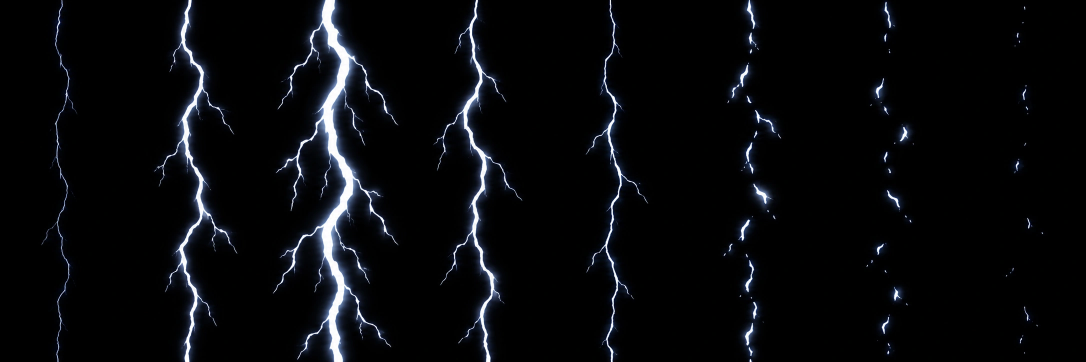
#> input picture creative/_fx/bolt-sheet/raw.webp, 2172 x 724 px (shown at 1/2 size)
$ python fx-grid-ingest.py ../creative/_fx/bolt-sheet/raw.webp out.png --cols 5
#> lines starting #> are read from the running program, lines starting #| are printed output that depends on the picture; after the words box and inside, x2 and y2 are one past the last pixel; in counts of white or black regions, pixels touching at a corner belong together
# -*- coding: utf-8 -*-
r"""불투명 배경 위에 그린 **효과·소품 시트**(까마귀·검은 불 등) 한 장 -> 가로 한 줄 시트.

    C:\ComfyUI\.venv\Scripts\python.exe scripts/fx-grid-ingest.py <원본.png> <출력.png> \
        --cols 6 --rows 1 --cell 96 [--anchor center|bottom] [--fill 0.9]

뿌요 시트 조립기(build-puyo-sheet)는 **개의 몸통 두께**로 크기를 맞춘다. 개가 아닌 것
(새·불꽃)에 쓰면 두께가 달라 엉뚱하게 커진다. 여기서는 **모든 칸을 같은 배율**로 줄인다 —
칸마다 따로 맞추면 날갯짓·불꽃 흔들림이 크기 변화로 보인다.

배경은 **바깥에 이어진 배경색 덩어리만** 지운다 (그림 속 같은 색은 남는다).
칸은 격자로 자르고, 칸 안의 그림 덩어리 bbox 로 자리를 잡는다:
  center — bbox 가운데를 칸 가운데로 (새처럼 공중에 뜬 것)
  bottom — bbox 아래를 칸 아래로 (불처럼 바닥에서 솟는 것)
  left   — **왼쪽 끝 단면**을 칸 왼쪽에, 그 단면의 세로 가운데를 칸 가운데로
           (뱀 머리처럼 목이 잘려 코드의 몸통에 이어 붙는 것. 입·혀가 움직여 bbox 가
           컷마다 달라도 목 자리는 안 흔들린다)
"""
import argparse
from collections import Counter

import numpy as np
from PIL import Image
from scipy import ndimage as nd


def strip_bg(a, tol=26, holes=False):
    # 이미 **진짜 투명 배경**이면 그대로 쓴다 — 투명 픽셀의 RGB 가 검정이라, 테두리 색을
    # 배경으로 보고 지우면 그림의 검은 윤곽선까지 날아간다
#> called with tol = 26, holes = False
    if (a[..., 3] < 250).mean() > 0.2:
        return a, np.array([0, 0, 0])
    rgb = a[..., :3].astype(np.int16)
    border = np.concatenate([rgb[0], rgb[-1], rgb[:, 0], rgb[:, -1]])
    bgc = np.array(Counter(map(tuple, border)).most_common(1)[0][0])
#> bgc = [0, 0, 0]
    near = np.abs(rgb - bgc).max(axis=2) <= tol
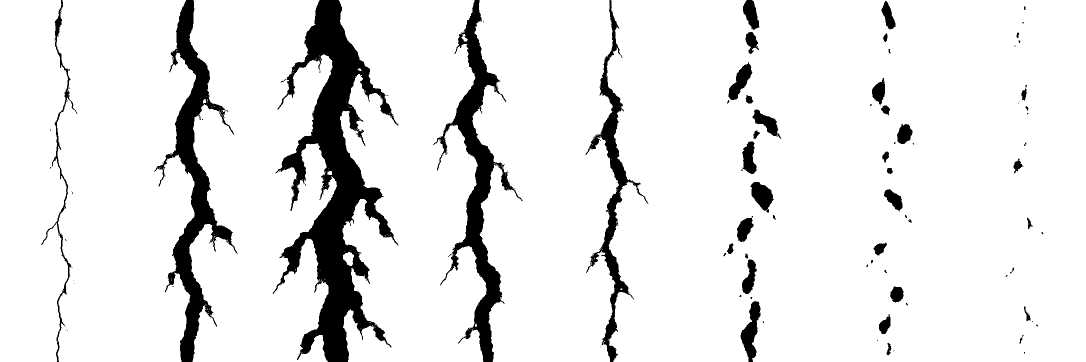
#> near: shape (724, 2172) bool (shown at 1/2 size); 90.6% white; 113 black regions (69 under 20 px), largest, box (x1, y1, x2, y2) and area: (545, 0, 797, 724) 60499, (308, 0, 475, 724) 26641, (866, 0, 1045, 724) 25299
    lab, _ = nd.label(near)
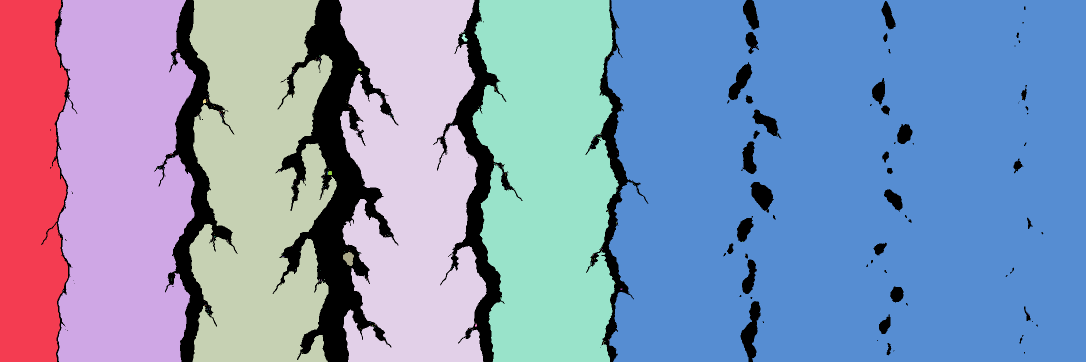
#> lab: shape (724, 2172) int32 (shown at 1/2 size); 371 distinct labels, from 0 to 370; one colour per label, 0 black
    keep = set(lab[0].tolist()) | set(lab[-1].tolist()) | set(lab[:, 0].tolist()) | set(lab[:, -1].tolist())
#> keep = 7 items
    keep.discard(0)
    out = a.copy()
    # holes: 그림 **안에 갇힌** 배경색 조각도 지운다 (불꽃 혀 사이에 낀 회색 점).
    # 그림 자체에 배경과 같은 회색이 없을 때만 켠다 — 개 털처럼 회색이 있으면 구멍이 난다
    drop = near if holes else np.isin(lab, list(keep))
#> drop: shape (724, 2172) bool; 90.5% white; 113 black regions (69 under 20 px), largest, box (x1, y1, x2, y2) and area: (545, 0, 797, 724) 61188, (308, 0, 475, 724) 26784, (866, 0, 1045, 724) 25500
    out[..., 3] = np.where(drop, 0, 255)
    return out, bgc


def main():
    ap = argparse.ArgumentParser()
    ap.add_argument('src'); ap.add_argument('dst')
    ap.add_argument('--cols', type=int, required=True)
    ap.add_argument('--rows', type=int, default=1)
    ap.add_argument('--cell', type=int, default=96)
    ap.add_argument('--cellh', type=int, default=0, help='칸 높이 (기본 = --cell, 정사각). 세로로 긴 문 같은 것')
    ap.add_argument('--anchor', default='center', choices=['center', 'bottom', 'left'])
    ap.add_argument('--fill', type=float, default=0.9, help='가장 큰 칸이 출력 칸을 채우는 비율')
    ap.add_argument('--tol', type=int, default=26)
    ap.add_argument('--holes', action='store_true', help='그림 안에 갇힌 배경색 조각도 지운다')
    ap.add_argument('--ref-cols', default='', help='배율을 이 열들(0부터, 쉼표)로만 잰다. 예: 0. '
                    '터지며 퍼지는 컷이 섞이면 그 컷에 맞춰 멀쩡한 컷까지 작아진다')
    a = ap.parse_args()

    img = np.array(Image.open(a.src).convert('RGBA'))
    img, bgc = strip_bg(img, a.tol, a.holes)
#> bgc = [0, 0, 0]
    H, W = img.shape[:2]
#> H = 724; W = 2172
    cw, ch = W / a.cols, H / a.rows
#> cw = 434.4; ch = 724
    solid = img[..., 3] > 24

    boxes = []
    for r in range(a.rows):
        for c in range(a.cols):
            x0, y0, x1, y1 = int(c * cw), int(r * ch), int((c + 1) * cw), int((r + 1) * ch)
            m = solid[y0:y1, x0:x1]
            # 칸 안에서 **큰 덩어리만** 센다 — 옆 칸에서 넘어온 부스러기에 bbox 가 끌려가지 않게
            lab, n = nd.label(m)
            if n == 0:
                boxes.append(None); continue
            sz = nd.sum(m, lab, range(1, n + 1))
            big = [i + 1 for i, s in enumerate(sz) if s >= max(40, sz.max() * 0.02)]
            mm = np.isin(lab, big)
            ys, xs = np.where(mm)
            boxes.append((x0 + xs.min(), y0 + ys.min(), x0 + xs.max() + 1, y0 + ys.max() + 1, mm, x0, y0))
#> lab: shape (724, 435) int32; 52 distinct labels, from 0 to 51
#> m: shape (724, 435) bool; 2.2% white; 46 white regions (22 under 20 px), largest, box (x1, y1, x2, y2) and area: (57, 248, 88, 288) 886, (31, 378, 68, 423) 885, (7, 156, 33, 211) 867
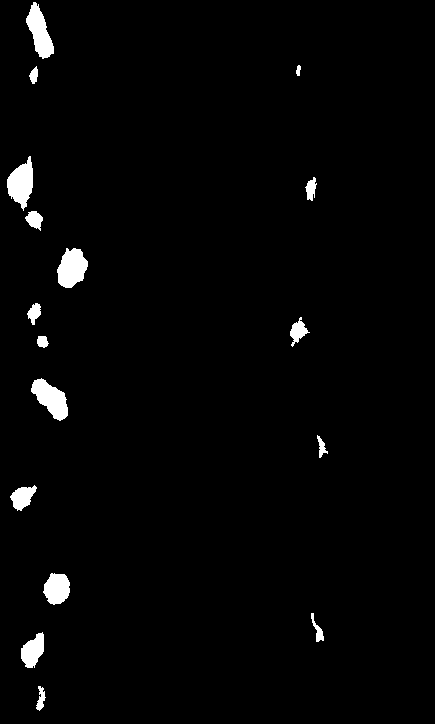
#> mm: shape (724, 435) bool; 2.1% white; 17 white regions, largest, box (x1, y1, x2, y2) and area: (57, 248, 88, 288) 886, (31, 378, 68, 421) 881, (7, 156, 33, 211) 867
#> after the loop, boxes = 5 items

    ch_ = a.cellh or a.cell
    ref = [int(v) for v in a.ref_cols.split(',') if v != '']
    refb = [b for i, b in enumerate(boxes) if b and (not ref or i % a.cols in ref)]
#> refb = 5 items
    # 가로·세로 중 더 빠듯한 쪽에 맞춘다 (칸이 정사각이 아닐 수 있다)
    k = min(a.cell * a.fill / max(b[2] - b[0] for b in refb),
            ch_ * a.fill / max(b[3] - b[1] for b in refb))
#> k = 0.119
    out = Image.new('RGBA', (a.cell * len(boxes), ch_), (0, 0, 0, 0))
#> out: PIL image 480x96 RGBA; every value is 0
    for i, b in enumerate(boxes):
        if not b:
            continue
        bx0, by0, bx1, by1, mm, x0, y0 = b
        piece = img[by0:by1, bx0:bx1].copy()
        keep = mm[by0 - y0:by1 - y0, bx0 - x0:bx1 - x0]
        piece[..., 3] = np.where(keep, piece[..., 3], 0)
        # 기준 열 밖의 컷이 칸보다 크면 **그 컷만** 줄여 넣는다
        kk = min(k, a.cell / max(1, bx1 - bx0), ch_ / max(1, by1 - by0))
        pw, ph = max(1, round((bx1 - bx0) * kk)), max(1, round((by1 - by0) * kk))
        p = Image.fromarray(piece, 'RGBA').resize((pw, ph), Image.LANCZOS)
        px = i * a.cell + (a.cell - pw) // 2
        py = (ch_ - ph) // 2 if a.anchor == 'center' else ch_ - ph - 2
        if a.anchor == 'left':
            # 왼쪽 끝 6% 기둥(목 단면)의 세로 가운데
            cols = max(1, int(keep.shape[1] * 0.06))
            ys = np.where(keep[:, :cols].any(axis=1))[0]
            neck = (ys.min() + ys.max()) / 2 * kk if len(ys) else ph / 2
            px = i * a.cell + 2
            py = int(round(ch_ / 2 - neck))
        out.alpha_composite(p, (px, py))
#> this loop made 5 passes
#> (bx0, by0, bx1, by1, x0, pw, ph) on passes 1 to 5: (82, 0, 434, 724, 0, 42, 86), (545, 0, 797, 724, 434, 30, 86), (868, 0, 1297, 724, 868, 51, 86), (1454, 0, 1563, 724, 1303, 13, 86), (1744, 2, 2065, 711, 1737, 38, 85)
#> pass 1, in main, `keep = mm[by0 - y0:by1 - y0, bx0 - x0:bx1 - x0]`:
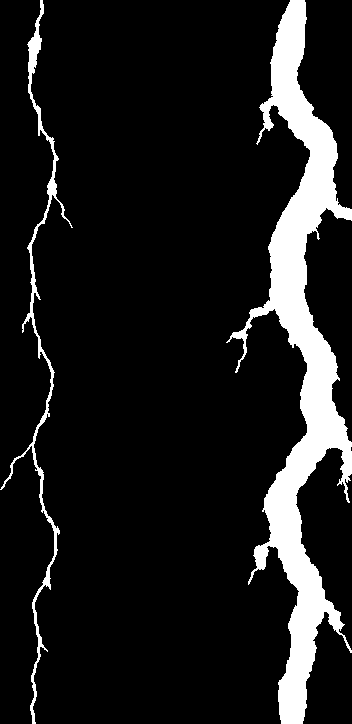
#> keep: shape (724, 352) bool; 11.3% white; 2 white regions, box (x1, y1, x2, y2) and area: (226, 0, 352, 724) 25579, (0, 0, 73, 724) 3109
#> after the loop:
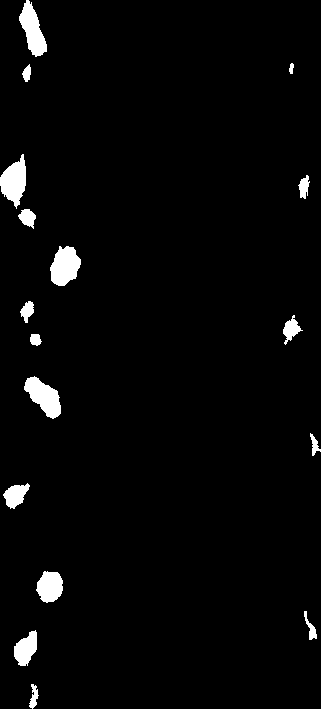
#> keep: shape (709, 321) bool; 2.9% white; 17 white regions, largest, box (x1, y1, x2, y2) and area: (50, 246, 81, 286) 886, (24, 376, 61, 419) 881, (0, 154, 26, 209) 867
#> after the loop:
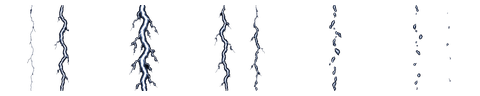
#> out: PIL image 480x96 RGBA; mean R, G, B, A 6.9, 7.5, 9.3, 11.7; transparent parts drawn white
#> after the loop:
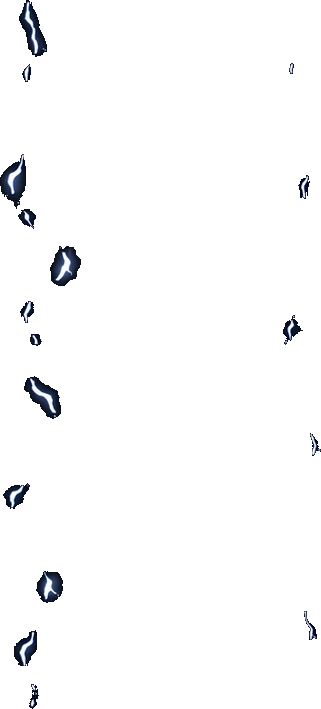
#> piece: shape (709, 321, 4); mean R, G, B, A 2.2, 2.7, 3.7, 7.4; transparent parts drawn white
    out.save(a.dst)
    print(f'  배경 {bgc.tolist()} · 칸 {len(boxes)} · 배율 {k:.3f} · {a.dst} '
          f'({out.width}x{out.height}, VRAM {out.width * out.height * 4 / 1048576:.2f}MB)')
#|   배경 [0, 0, 0] · 칸 5 · 배율 0.119 · out.png (480x96, VRAM 0.18MB)


if __name__ == '__main__':
    main()
